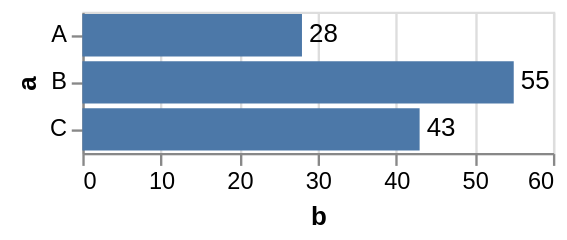

Write a Vega-Lite specification for this figure.
### Vega specification from a JSON file in a GitHub repository (floating-point values rounded to 4 significant figures)
{"$schema": "https://vega.github.io/schema/vega/v5.json", "description": "Bar chart with text labels. Set domain to make the frame cover the labels.", "background": "white", "padding": 5, "width": 200, "style": "cell", "data": [{"name": "source_0", "values": [{"a": "A", "b": 28}, {"a": "B", "b": 55}, {"a": "C", "b": 43}]}, {"name": "data_1", "source": "source_0", "transform": [{"type": "stack", "groupby": ["a"], "field": "b", "sort": {"field": [], "order": []}, "as": ["b_start", "b_end"], "offset": "zero"}, {"type": "filter", "expr": "isValid(datum[\"b\"]) && isFinite(+datum[\"b\"])"}]}, {"name": "data_2", "source": "source_0", "transform": [{"type": "filter", "expr": "isValid(datum[\"b\"]) && isFinite(+datum[\"b\"])"}]}], "signals": [{"name": "y_step", "value": 20}, {"name": "height", "update": "bandspace(domain('y').length, 0.1, 0.05) * y_step"}], "marks": [{"name": "layer_0_marks", "type": "rect", "style": ["bar"], "from": {"data": "data_1"}, "encode": {"update": {"fill": {"value": "#4c78a8"}, "ariaRoleDescription": {"value": "bar"}, "description": {"signal": "\"b: \" + (format(datum[\"b\"], \"\")) + \"; a: \" + (isValid(datum[\"a\"]) ? datum[\"a\"] : \"\"+datum[\"a\"])"}, "x": {"scale": "x", "field": "b_end"}, "x2": {"scale": "x", "field": "b_start"}, "y": {"scale": "y", "field": "a"}, "height": {"scale": "y", "band": 1}}}}, {"name": "layer_1_marks", "type": "text", "style": ["text"], "from": {"data": "data_2"}, "encode": {"update": {"align": {"value": "left"}, "baseline": {"value": "middle"}, "dx": {"value": 3}, "fill": {"value": "black"}, "description": {"signal": "\"b: \" + (format(datum[\"b\"], \"\")) + \"; a: \" + (isValid(datum[\"a\"]) ? datum[\"a\"] : \"\"+datum[\"a\"])"}, "x": {"scale": "x", "field": "b"}, "y": {"scale": "y", "field": "a", "band": 0.5}, "text": {"signal": "format(datum[\"b\"], \"\")"}}}}], "scales": [{"name": "x", "type": "linear", "domain": [0, 60], "range": [0, {"signal": "width"}], "zero": true}, {"name": "y", "type": "band", "domain": {"fields": [{"data": "data_1", "field": "a"}, {"data": "data_2", "field": "a"}], "sort": true}, "range": {"step": {"signal": "y_step"}}, "paddingInner": 0.1, "paddingOuter": 0.05}], "axes": [{"scale": "x", "orient": "bottom", "gridScale": "y", "grid": true, "tickCount": {"signal": "ceil(width/40)"}, "domain": false, "labels": false, "aria": false, "maxExtent": 0, "minExtent": 0, "ticks": false, "zindex": 0}, {"scale": "x", "orient": "bottom", "grid": false, "title": "b", "labelFlush": true, "labelOverlap": true, "tickCount": {"signal": "ceil(width/40)"}, "zindex": 0}, {"scale": "y", "orient": "left", "grid": false, "title": "a", "zindex": 0}], "config": {"normalizedNumberFormat": ".2%"}}
